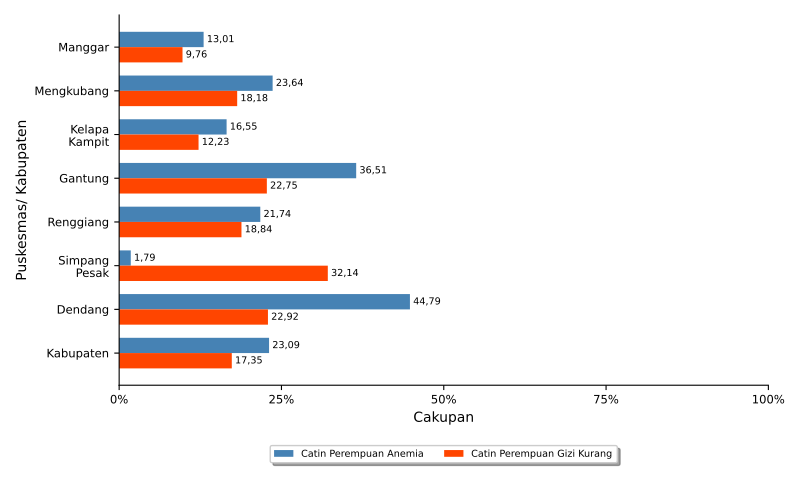

The Python source for this figure:
import numpy as np
import matplotlib.pyplot as plt
import pandas
from textwrap import wrap
from matplotlib.ticker import FuncFormatter
import locale
# locale.setlocale(locale.LC_ALL, 'id_ID.UTF8')
locale.setlocale(locale.LC_ALL, 'Indonesian_indonesia.1252')

import sys, os, inspect
currentdir = os.path.dirname(os.path.abspath(inspect.getfile(inspect.currentframe())))
parentdir = os.path.dirname(currentdir)
sys.path.insert(0, parentdir)

berkasData = currentdir +'\\bab_05_29b_dataCatinResiko.csv'
berkasSimpan = currentdir +'\\bab_05_29b_catinResiko.pdf'
# judulDiagram = 'Cakupan Inisiasi Menyusui Dini & ASI Eksklusif\nTahun 2021'
sumbuX = 'Cakupan'
sumbuY = 'Puskesmas'
labelBar1 = 'Catin Perempuan Anemia'
labelBar2 = 'Catin Perempuan Gizi Kurang'
tickerSumbuX = np.arange(0,110,25)

# read data file
colnames = ['puskesmas','catinAnemia','catinGiziKurang']
data = pandas.read_csv(berkasData, names=colnames, sep=';')
puskesmas = data.puskesmas.tolist()
bar1 = data.catinAnemia.tolist()
bar2 = data.catinGiziKurang.tolist()

ind = np.arange(len(puskesmas))  # the x locations for the groups
width = 0.35       # the width of the bars

# make bars
fig, ax = plt.subplots()
rects1 = ax.barh(ind, bar1, width, color='steelblue', label=labelBar1)
rects2 = ax.barh(ind + width, bar2, width, color='orangered', label = labelBar2)

# add some text for labels, title and axes ticks
# ax.set_title(judulDiagram)
ax.set_xlabel(sumbuX)
ax.set_xticks(tickerSumbuX)
ax.xaxis.set_major_formatter(FuncFormatter(lambda x, pos: "{:n}%".format(x)))

ax.set_ylabel(sumbuY)
ax.set_yticks(ind+0.5*width)
ax.set_yticklabels(list([ '\n'.join(wrap(l, 10)) for l in puskesmas ]))
ax.invert_yaxis()

ax.tick_params(axis='both', which='major', labelsize='small')
ax.spines['top'].set_visible(False)
ax.spines['right'].set_visible(False)

# make legend box
box = ax.get_position()
ax.set_position([box.x0, box.y0 + box.height * 0.1, box.width, box.height * 0.9])
ax.legend(fontsize='x-small', loc='upper center', bbox_to_anchor=(0.5, -0.15), fancybox=True, shadow=True, ncol=2)

# add data label
for i, v in enumerate(bar1):
    ax.text(v+0.5, i, '{:n}'.format(round(v,2)), ha='left', va='center', fontsize='x-small')
for i, v in enumerate(bar2):
    ax.text(v+0.5, i+0.35, '{:n}'.format(round(v,2)), ha='left', va='center', fontsize='x-small')

# finishing
pyrfig = plt.figure(1)
pyrfig.set_figwidth(8)
pyrfig.set_figheight(5)
# tight_layout to make consistent size
# adjust subplot to make room for legend
fig.subplots_adjust(bottom=-0.15)
plt.tight_layout()
plt.savefig(berkasSimpan)
plt.close(pyrfig)
# plt.show()
